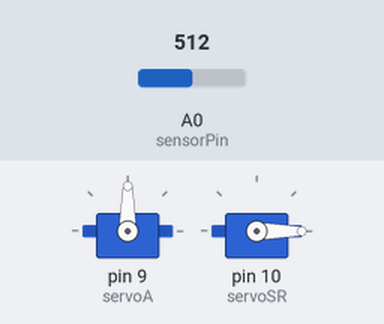
Simulated run of this sketch. Board: Arduino Uno, built with avr-gcc and run on an emulated ATmega328P. On the bench: 2 × servo. The inputs (shaded band) are chosen by the test bench; at power-on: A0 (sensorPin) = 512. What the sketch prints to the serial monitor is not drawn.

Above: at 0.05 s.
At 2.8 s:
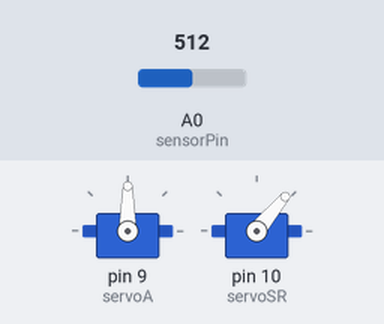
At 5.6 s:
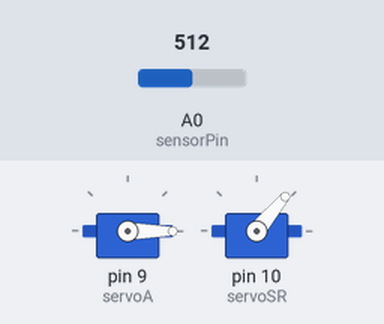
At 14.3 s:
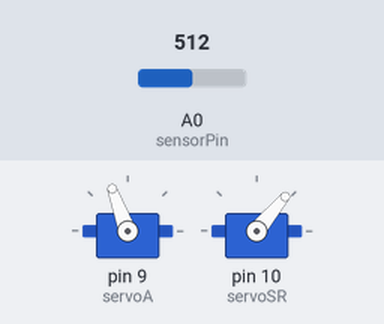
Timing chart, 0 to 18.6 s (numbered marks = the images above):
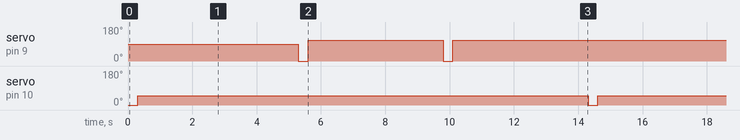

Measured:
- by itself, servo on pin 9 (servoA): repeats every 14.3 s: 110° 4.2 s, 0° 0.30 s, 110° 9.5 s, 0° 0.30 s
- by itself, servo on pin 10 (servoSR): alternates 50° for 14.0 s and 0° for 0.30 s

The sketch:

Black_SR.ino
```cpp
#include <Servo.h>

Servo servoA;
Servo servoLeft;
Servo servoSR;

int sensorPin = A0; // select the input pin for ldr
int sensorValue = 0; // variable to store the value coming from the sensor
int blackoutTime = 0;

void setup() {
  Serial.begin(9600); //sets serial port for communication
  servoA.attach(9);
  servoSR.attach(10);
}

void SR() {
  servoSR.write(0);
  delay(300);
  servoSR.write(50);
}

//Press button A and then wait N milliseconds
void delayA(int N) {
  servoA.write(0); //Press button
  delay(300);
  servoA.write(110); //Back to resting position
  delay(N-300);
}

//Nintendo screen
//Star screen
//Black version screen
//Continue screen
//Summer screen
//Open gift
//Dialogue
//Gift note
//Choose Tepig
//Confirm
//Misc. Dialogue
void dialogue(int in[]) {
  for(int i=0;i<sizeof(in);i++) {
    delayA(in[i]);
  }
}

void bottomScreen() {
   while(sensorValue<400) {
    blackoutTime++;
    delay(100);
    if(blackoutTime > 2000) break;
    sensorValue = analogRead(sensorPin);
  }
  Serial.println(blackoutTime);
  if(blackoutTime > 193) {
    while(true) {}
  }
}

void loop() {

  SR();
  int blackoutTime = 0;
  int times[] = {4500,2500,2900,6000,1000,1000,4000,6000,1000,1000,8000,
  2000,2000,1000,4000,1000,1000,1000,1000,1000,1000,1000,1000};

  delay(5000); //Wait for Nintendo screen to pop up
  dialogue(times);
  delay(2000);
  sensorValue = analogRead(sensorPin);
  bottomScreen();

}
```
